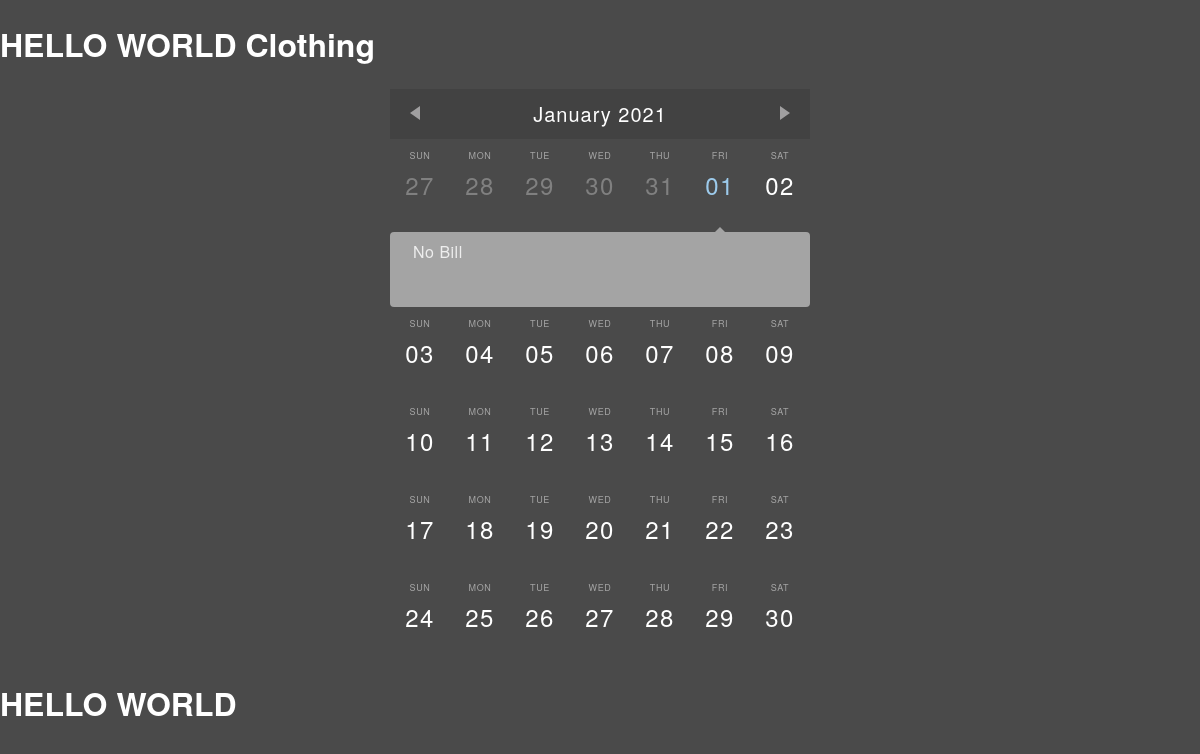
The page /users/calendar/ (signed in) on the database as committed earlier.
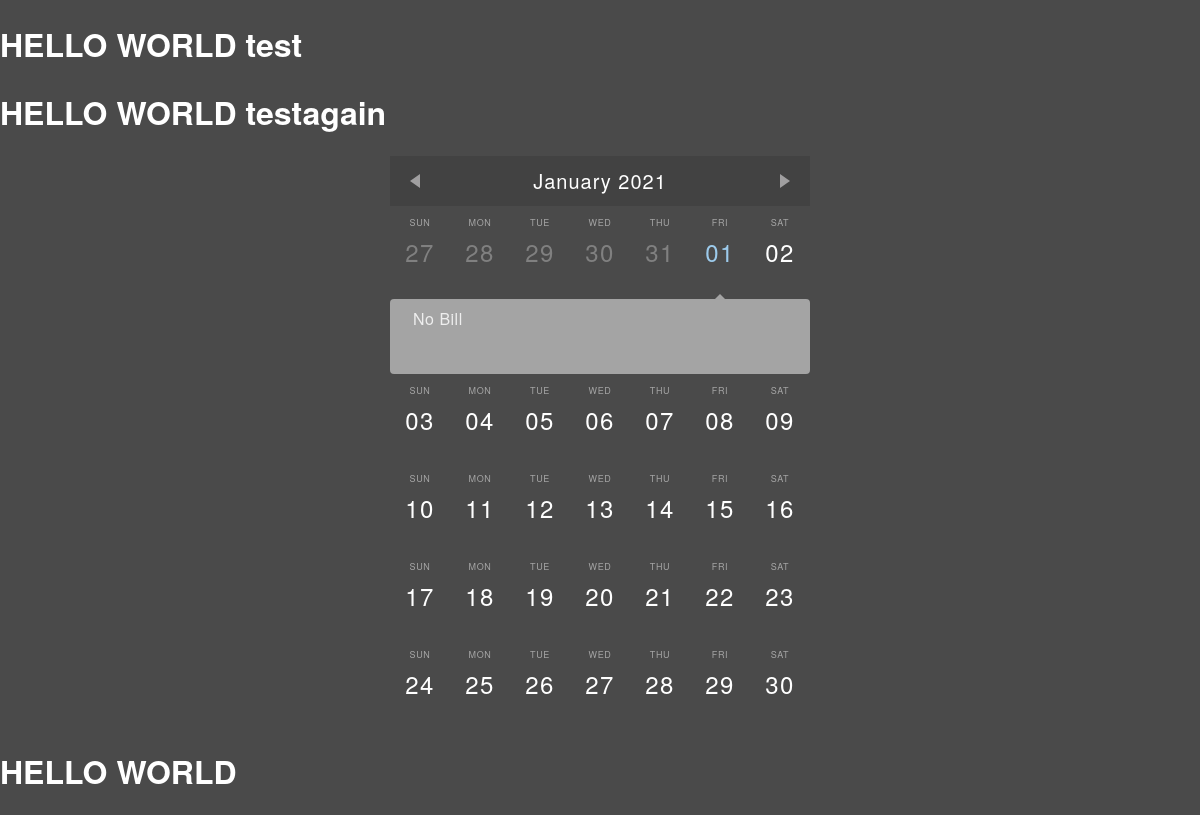
The same page on the database as committed later.
### users/models.py (models this page shows, shortened)
class bills(models.Model):
    bname = models.CharField(max_length=20)
    user_id = models.ForeignKey(User, blank=True, null=True, on_delete=models.CASCADE, default=None)
    bamount = models.DecimalField(max_digits=10, decimal_places=2)
    duedate = models.DateField(max_length=20)
    brecipient = models.CharField(max_length=20, null=True)

### users/views.py (the view)
# urls.py: path('calendar/', Calendar.as_view(), name='calendar'),
class Calendar(TemplateView):
    template_name = 'Calendar.html'
    json_serializer = serializers.get_serializer("json")()
    bills = json_serializer.serialize(bills.objects.all())
    def get_context_data(self, **kwargs):
        context = super(Calendar, self).get_context_data(**kwargs)
        context['bills_list'] = bills.objects.filter(user_id=self.request.user).all()
        return context

### templates/calendar.html (shortened to what this page needs)
{% load static %}
<!DOCTYPE html>
<html lang="en" >
<head>
  <link rel="stylesheet" href="{% static 'css/calendarStyle.css' %}">
</head>
<body>
<div>
 {% for bills in bills_list %}
<h1>HELLO WORLD {{bills.bname}}</h1>
{% endfor %}
<div id="calendar"></div>
</div>
<h1>HELLO WORLD</h1>
</body>
</html>

Rows that differ between the two databases and show on the page:
removed bills: bname "Clothing"
added bills: bname "test"
added bills: bname "testagain"
